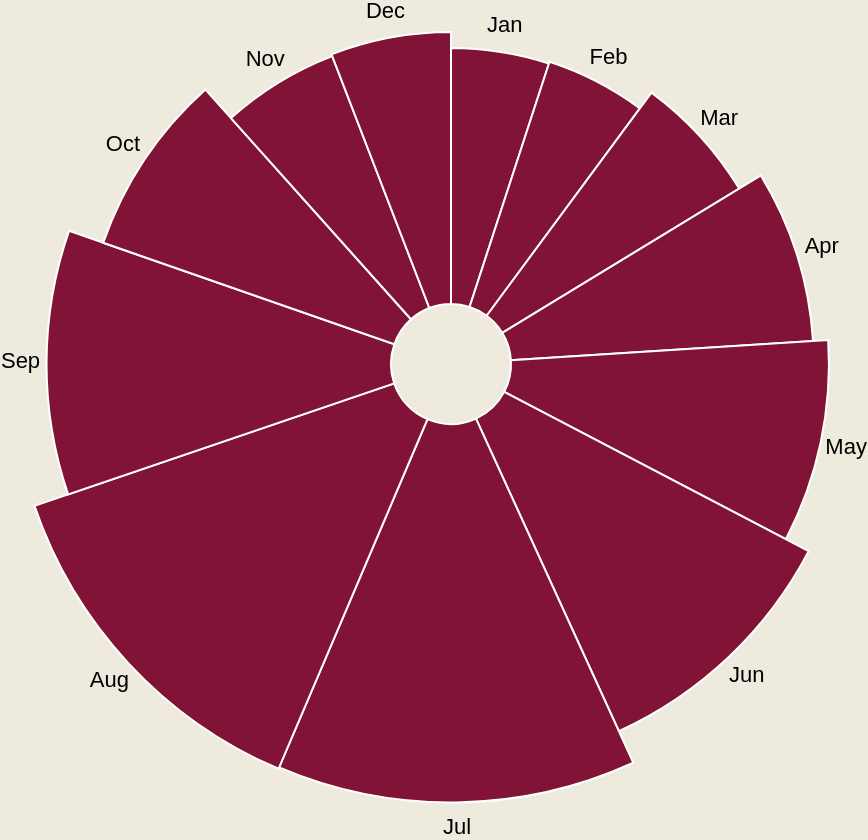

Express this chart as Vega-Lite.
### Vega specification from a JSON file in a GitHub repository (floating-point values rounded to 4 significant figures)
{"$schema": "https://vega.github.io/schema/vega/v5.json", "width": 275, "height": 220, "background": "#EEEADD", "description": "A basic radial plot that encodes two values as the angle and radius of an arc.", "data": [{"name": "table", "values": [{"category": "Jan", "value": 36995000, "startAngle": 0, "endAngle": 0.3152}, {"category": "Feb", "value": 37692000, "startAngle": 0.3152, "endAngle": 0.6362}, {"category": "Mar", "value": 45518000, "startAngle": 0.6362, "endAngle": 1.024}, {"category": "Apr", "value": 56725000, "startAngle": 1.024, "endAngle": 1.507}, {"category": "May", "value": 64043000, "startAngle": 1.507, "endAngle": 2.053}, {"category": "Jun", "value": 77462000, "startAngle": 2.053, "endAngle": 2.713}, {"category": "Jul", "value": 97635000, "startAngle": 2.713, "endAngle": 3.544}, {"category": "Aug", "value": 98575000, "startAngle": 3.544, "endAngle": 4.384}, {"category": "Sep", "value": 77905000, "startAngle": 4.384, "endAngle": 5.048}, {"category": "Oct", "value": 59350000, "startAngle": 5.048, "endAngle": 5.553}, {"category": "Nov", "value": 42445000, "startAngle": 5.553, "endAngle": 5.915}, {"category": "Dec", "value": 43222000, "startAngle": 5.915, "endAngle": 6.283}], "transform": [{"type": "pie", "field": "value"}]}], "scales": [{"name": "r", "type": "sqrt", "domain": {"data": "table", "field": "value"}, "zero": true, "range": [60, 220]}], "marks": [{"type": "arc", "color": "#4682b4", "from": {"data": "table"}, "encode": {"enter": {"x": {"field": {"group": "width"}, "mult": 0.5}, "y": {"field": {"group": "height"}, "mult": 0.5}, "startAngle": {"field": "startAngle"}, "endAngle": {"field": "endAngle"}, "innerRadius": {"value": 30}, "outerRadius": {"scale": "r", "field": "value"}, "stroke": {"value": "#fff"}, "tooltip": {"field": "value", "type": "quantitative", "title": "Number of Tourists", "format": ","}}, "update": {"fill": {"value": "#801336"}}, "hover": {"fill": {"value": "pink"}}}}, {"type": "text", "from": {"data": "table"}, "encode": {"enter": {"x": {"field": {"group": "width"}, "mult": 0.5}, "y": {"field": {"group": "height"}, "mult": 0.5}, "radius": {"scale": "r", "field": "value", "offset": 13}, "theta": {"signal": "(datum.startAngle + datum.endAngle)/2"}, "fill": {"value": "#000"}, "align": {"value": "center"}, "baseline": {"value": "middle"}, "text": {"field": "category"}}}}]}
